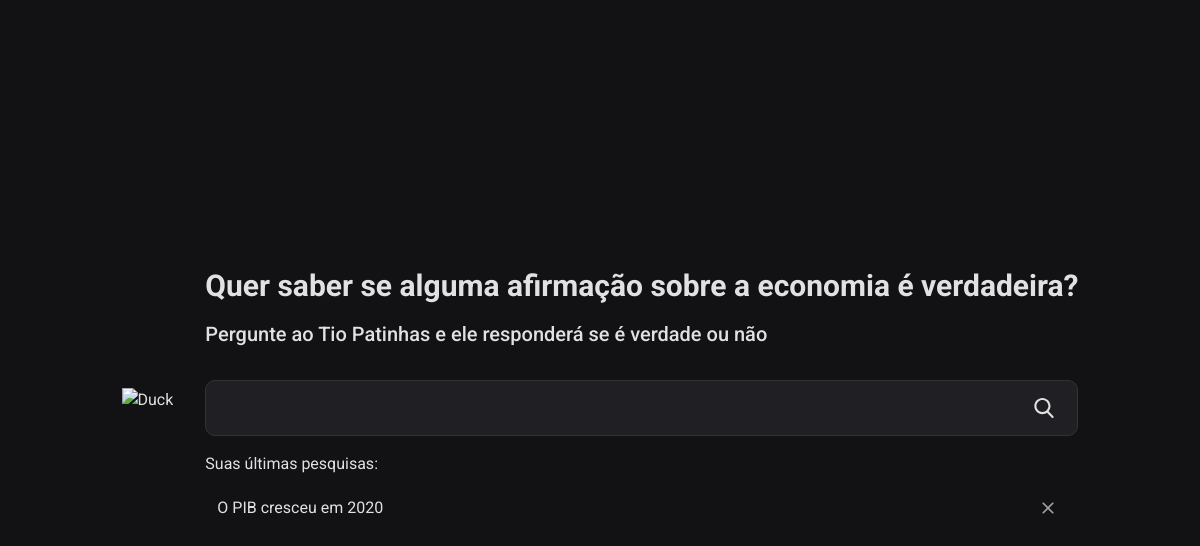
Before: / (signed in) with the older database file.
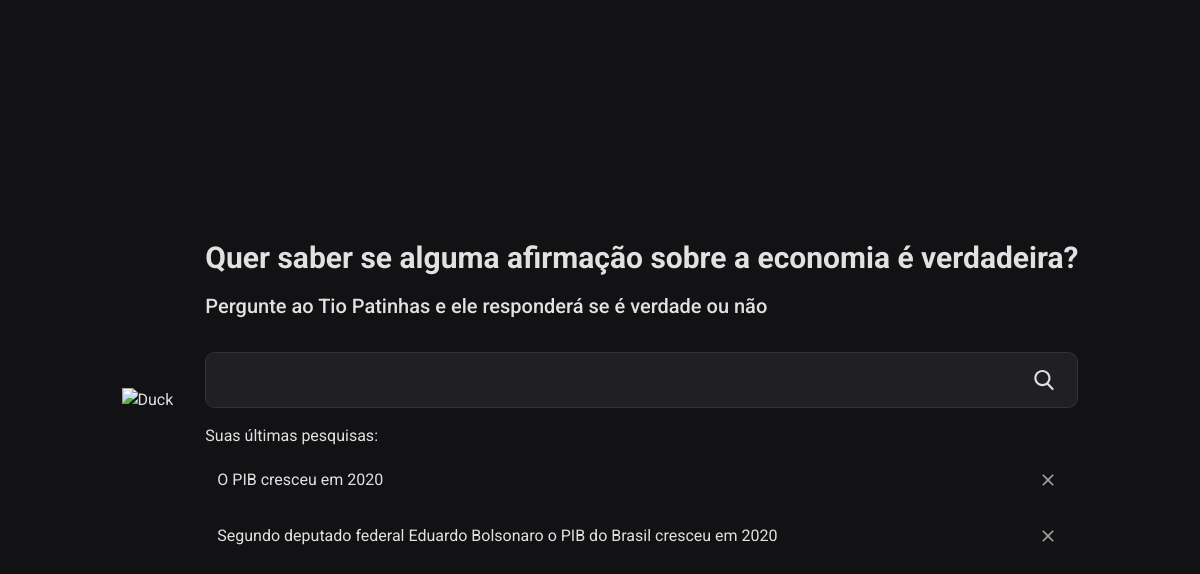
After: the same page with the newer database file.
### flask_app.py (models this page shows)
class Searchs(db.Model):
    __tablename__ = "searchs"
    id = db.Column(db.Integer, primary_key=True)
    author_id = db.Column(db.Integer, db.ForeignKey('users.id'))
    question = db.Column(db.String)
    answer = db.Column(db.String)
    created_at = db.Column(db.DateTime, server_default=db.func.now())

### flask_app.py (the view, shortened to what this page needs)
@app.route('/', methods=['GET', 'POST'])
def index():
    is_logged = False
    searchs = []
    if 'username' in session:
        is_logged = True
        user = Users.query.filter_by(username=session['username']).first()
        print(user.id)
        searchs = Searchs.query.filter(Searchs.author_id == user.id).all()
    def handleDeleteSearch(search_id):
        search = Searchs.query.filter_by(id=search_id).first()
        db.session.delete(search)
        db.session.commit()
        return redirect('/')
    return render_template("index.html", is_logged=is_logged, prompts=searchs, handleDeleteSearch=handleDeleteSearch)

### templates/index.html (shortened to what this page needs)
{% extends 'layout.html' %}
{% block content %}
  <main>
    <div
      class="min-h-screen max-w-screen w-full h-full flex items-center justify-center"
    >
      <div class="flex items-center justify-center max-w-screen-lg gap-8">
        <img
          src="/public/mcduck-home.png"
          alt="Duck"
          class="hidden md:block md:max-w-[250px]"
        />
        <div class="flex flex-col">
          <h1 class="text-3xl font-bold inline-block align-middle">
            Quer saber se alguma afirmação sobre a economia é verdadeira?
          </h1>
          <h2 class="text-xl font-medium mt-4 mb-8">
            Pergunte ao Tio Patinhas e ele responderá se é verdade ou não
          </h2>
          <div class="flex items-center gap-4">
            <form
              name="prompt"
              class="relative rounded-[5px] flex-1 w-full"
              onsubmit="return handleSubmitPrompt(event)"
            >
              <input
                type="text"
                id="prompt"
                class="h-14 rounded-[10px] border border-gray-600 bg-gray-800 px-3 py-4 text-xl leading-[22.4px] text-white placeholder-gray-200 outline-none hover:border hover:border-duck-light focus:border-duck-light pl-6 w-full pr-12"
              />
              <button
                class="cursor-pointer absolute right-0 top-0 py-[18px] px-[24px]"
                type="submit"
                form="prompt"
              >
              </button>
            </form>
          </div>
          <div>
            <div class="mt-4">
              <h3 class="text-md">Suas últimas pesquisas:</h3>
              {% if is_logged %}
              <ul class="mt-2 gap-2 flex flex-col">
                 {% for prompt in prompts %}
                <li
                  class="flex items-center justify-between pr-3 rounded-lg hover:bg-white/10 cursor-pointer"
                >
                <button class="flex-1 text-left py-3 pl-3" onclick="handleFetchPrompt({{ prompt.id }})">
                  {{ prompt.question }}
                </button>
                  <button
                    class="rounded-full p-2 hover:bg-white/10 z-10"
                    value="{{ prompt.id }}"
                    onclick="handleDeleteSearch({{ prompt.id }})"
                  >
                    <svg
                      class="fill-white/60 w-5 h-5"
                      focusable="false"
                      viewBox="0 0 24 24"
                      aria-hidden="true"
                    >
                      <path
                        d="M19 6.41L17.59 5 12 10.59 6.41 5 5 6.41 10.59 12 5 17.59 6.41 19 12 13.41 17.59 19 19 17.59 13.41 12z"
                      ></path>
                    </svg>
                  </button>
                </li>
                {% endfor %}
              </ul>
              {% endif %}
            </div>
          </div>
        </div>
      </div>
    </div>
  </main>
    {% endblock %}

### templates/layout.html (shortened to what this page needs)
<!DOCTYPE html>
<html>
<head>
  <script src="https://cdn.tailwindcss.com"></script>
  <script src="https://cdn.tailwindcss.com?plugins=forms,typography,aspect-ratio,line-clamp,container-queries"></script>
  <link href="/public/index.css" rel="stylesheet" />
</head>
<body class="px-8 md:px-0">
  {% block content %}{% endblock %}
</body>
</html>

### public/index.css (style rules this page uses)
* { margin: 0; padding: 0; }
html, body { padding: 0; padding: 0; box-sizing: border-box; font-family: "Roboto", sans-serif; }
body { background: #121214; color: #e1e1e1; }

Changed rows visible on the page:
added Searchs: question "Segundo deputado federal Eduardo Bolsonaro o PIB do Brasil cresceu em 2020", {{ prompt.id }} 2 (drawn)
